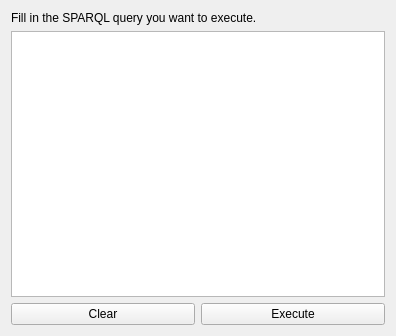
<?xml version="1.0" encoding="UTF-8"?>
<ui version="4.0">
 <class>QueryForm</class>
 <widget class="QWidget" name="QueryForm">
  <property name="geometry">
   <rect>
    <x>0</x>
    <y>0</y>
    <width>396</width>
    <height>336</height>
   </rect>
  </property>
  <property name="windowTitle">
   <string>Form</string>
  </property>
  <layout class="QVBoxLayout" name="verticalLayout_2">
   <item>
    <widget class="QLabel" name="label">
     <property name="text">
      <string>Fill in the SPARQL query you want to execute.</string>
     </property>
     <property name="wordWrap">
      <bool>true</bool>
     </property>
    </widget>
   </item>
   <item>
    <widget class="QPlainTextEdit" name="plainTextEdit"/>
   </item>
   <item>
    <layout class="QHBoxLayout" name="buttonHorizontalLayout">
     <item>
      <widget class="QPushButton" name="clearButton">
       <property name="text">
        <string>Clear</string>
       </property>
      </widget>
     </item>
     <item>
      <widget class="QPushButton" name="executeButton">
       <property name="text">
        <string>Execute</string>
       </property>
      </widget>
     </item>
    </layout>
   </item>
  </layout>
 </widget>
 <resources/>
 <connections>
  <connection>
   <sender>clearButton</sender>
   <signal>clicked()</signal>
   <receiver>plainTextEdit</receiver>
   <slot>clear()</slot>
   <hints>
    <hint type="sourcelabel">
     <x>174</x>
     <y>170</y>
    </hint>
    <hint type="destinationlabel">
     <x>341</x>
     <y>91</y>
    </hint>
   </hints>
  </connection>
 </connections>
</ui>
